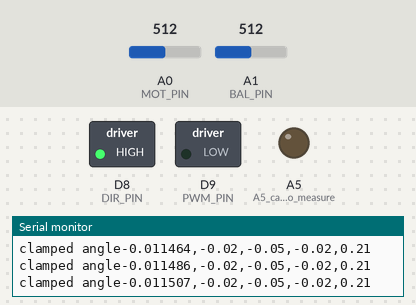
Recording of a sketch running on a simulated Arduino Uno R4 WiFi. Parts: switched loads named in the sketch (green lamp = pin HIGH), output pins drawn as LEDs (lit = HIGH), the last lines printed to the serial monitor. Inputs (shaded band) come from the test bench; at power-on: A1 (BAL_PIN) = 512, A0 (MOT_PIN) = 512.

Above: at 1.5 s.
1.6 s: A1 (BAL_PIN) set to 716
At 4.26 s:
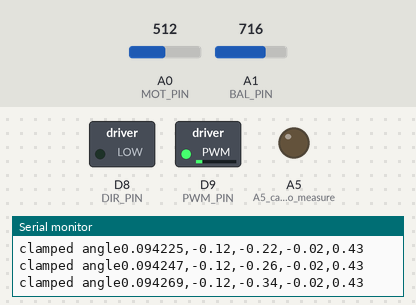
4.6 s: A0 (MOT_PIN) set to 716
At 5.5 s:
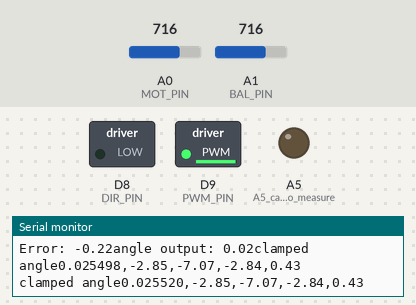
6.1 s: A0 (MOT_PIN) set to 306
At 6.7 s:
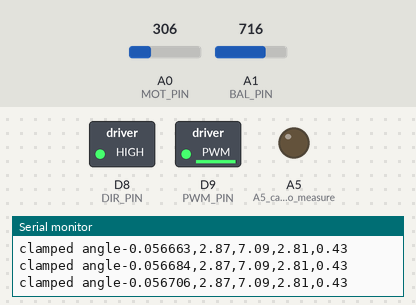
7.6 s: A1 (BAL_PIN) set to 122
10.6 s: A0 (MOT_PIN) set to 511
At 11.8 s:
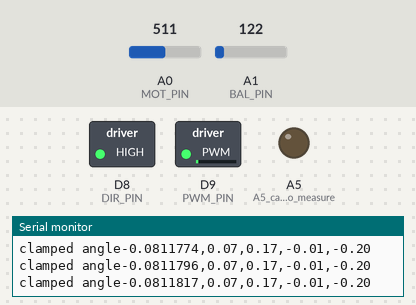
13.6 s: A1 (BAL_PIN) set to 900
Timing chart, 0 to 17.6 s (numbered marks = the images above; inputs shaded):
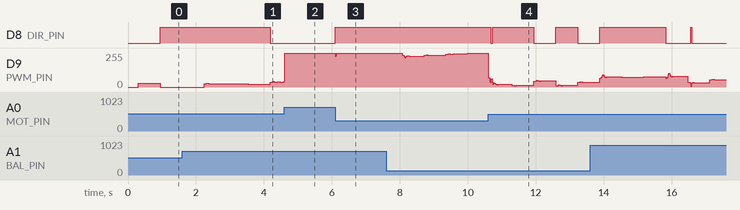

The sketch:

sample_code_R1.ino
```cpp
#include <Arduino.h>
#include "geeWhiz.h"

// ================== Pins ==================
int MOT_PIN = A0;   // motor angle sensor
int BAL_PIN = A1;   // ball position sensor

static constexpr int num_size_outer = 10;
static constexpr int denom_size_outer = 11;
static constexpr int num_size_inner = 6;
static constexpr int denom_size_inner = 7;
double numerator_inner[num_size_inner] = {2.191042856736779 , -1.244715000739053,  0.892620562448263,   0.306902605622103,   0.234368769132498,  -0.197167582568173};
double denominator_inner[denom_size_inner] = {  1.000000000000000,  -0.568099999998879 ,  0.341651128008823 ,  0.028556296287117 ,  0.051161768362048  , 0.029203276104001,   0.008172368274057};
// double numerator_outer[num_size_outer] = {1, -2.013, -0.3267, 3.473, -2.199, -2.214, 3.83, -0.3601, -2.328, 1.138};
// double denominator_outer[denom_size_outer] = {1, -1.782, -0.75, 2.797, -0.4785, -1.442, 0.4939, 0.2962, -0.1165, -0.02184, 0.0057};
double numerator_outer[num_size_outer] = {1, 1.562, -0.9023, -3.541, -2.237, 1.848, 3.283, 0.7058, -1.133, -0.5824};
double denominator_outer[denom_size_outer] = { 1, 1.616, -0.6473, -2.095, -0.6567, 0.2275, 0.1043, 0.1864, 0.2443, 0.1313, 0.026};
// double numerator[num_size] = {5.221, 2.1935, 3.0126, -1.9452};
// double denominator[denom_size] = {1.0f, 0.4237, 0.4461, 0.2606, 0.0789};
float errors_inner[num_size_inner] = {0, 0, 0, 0, 0, 0};
float cont_output_inner[denom_size_inner - 1] = {0, 0, 0, 0, 0, 0};
float errors_outer[num_size_outer] = {0, 0, 0, 0, 0, 0, 0, 0, 0, 0};
float cont_output_outer[denom_size_outer - 1] = {0, 0, 0, 0, 0, 0, 0, 0, 0, 0};

float voltage;

// ================== Setup ==================
void setup() {

  pinMode(A5, OUTPUT);   // A5 can be used to measure cycle time using an oscilloscope by connecting the scope to the Arduino Box Motor Leads
  Serial.begin(115200);
  delay(300);

  geeWhizBegin();
  set_control_interval_ms(100); // 100 ms loop
  setMotorVoltage(0.0f);

  Serial.println("geeWhiz Started");

  voltage = 0;
}

// ================== Loop ==================

static constexpr float Kp = 16.0f;
static constexpr float pi = 3.141592;
static constexpr float m = - pi/ 228;
static constexpr float x = 7.03;
static constexpr float cw_stiction = 0.26;
static constexpr float ccw_stiction = -0.21;

static int outerCnter = 0;

static constexpr float cw_stiction_beam = 0.12;
static constexpr float ccw_stiction_beam = -0.6;
float target = 0.2085;
static constexpr float BEAM_LEN = 0.417;
static constexpr float lever_len = 0.12;
static constexpr float beam_slope = 0.001064;
static constexpr float beam_intercept = -0.33088;
static constexpr float K2 = lever_len / BEAM_LEN;
static constexpr int inner_sampling = 21;
static constexpr int outer_sampling = 10 * inner_sampling;
float angle_output = 0;

void graph_k3(){
  Serial.print(millis());
  Serial.print(",");
  Serial.println(calc_ball_pos(), 3);

}

float calc_ball_pos(){
  int ball = analogRead(BAL_PIN);
  float ball_position = beam_slope * ball + beam_intercept;
  return ball_position;
}

float target_angle = 0;

void  loop() {

  // Proportional Controller
  // float u_z = Kp * err;


  // make sure angle_outputisnt being set in innner loop to 0 after updating // sepearted when the inner lop reads from angle_output

  if(outerCnter == 30){
    angle_output = 0;
    for(int i = num_size_outer - 1; i > 0; i--){
      errors_outer[i] = errors_outer[i-1];
    }
    float err = target-calc_ball_pos();

    Serial.print("Error: ");
    Serial.print(err);
    // Update front of errors array
    errors_outer[0] = err;


    for(int i = denom_size_outer - 2; i > 0; i--){
      cont_output_outer[i] = cont_output_outer[i-1];
    }

    for(int i = 0; i < num_size_outer; i++){
      angle_output += numerator_outer[i] * errors_outer[i];
    }
    for(int i = 1; i < denom_size_outer; i++){
      angle_output -= denominator_outer[i] * cont_output_outer[i];
    }

    angle_output /= denominator_outer[0];
    cont_output_outer[0] = angle_output;
    outerCnter = 0;

    Serial.print("angle output: ");
    Serial.print(angle_output);

  }


  float clamped_angle = angle_output;
  if (clamped_angle > 0.7) {
    clamped_angle = 0.7;
  }
  else if(clamped_angle < -0.7){
    clamped_angle = -0.7;
  }
  Serial.print("clamped angle");
  Serial.print(clamped_angle);

  // Remember to uncomment this
  // Calculate motor_encoder value, and corresponding motor position
  float motor_val = analogRead(MOT_PIN);
  float motor_pos = m * motor_val + x;

  // Calculate Error
  float err = motor_pos - clamped_angle;

  // Move errors back
  for(int i = num_size_inner - 1; i > 0; i--){
    errors_inner[i] = errors_inner[i-1];
  }
  // Update front of errors array
  errors_inner[0] = err;


  for(int i = denom_size_inner - 2; i > 0; i--){
    cont_output_inner[i] = cont_output_inner[i-1];
  }


  float curr_cont_output = 0;

  for(int i = 0; i < num_size_inner; i++){
    curr_cont_output += numerator_inner[i] * errors_inner[i];
  }
  for(int i = 1; i < denom_size_inner; i++){
    curr_cont_output -= denominator_inner[i] * cont_output_inner[i];
  }

  curr_cont_output /= denominator_inner[0];

  if(abs(err) <= 0.02){
    setMotorVoltage(0);
  }
  else{
    if(curr_cont_output > 0){
      setMotorVoltage(curr_cont_output + cw_stiction_beam);
    }
    else{
      setMotorVoltage(curr_cont_output + ccw_stiction_beam);
    }
  }

  cont_output_inner[0] = curr_cont_output;

  delay(inner_sampling);
  outerCnter++;

  // Serial.println("");


  float b_pos = calc_ball_pos();
  Serial.print(millis());
  Serial.print(",");
  Serial.print(err);
  Serial.print(",");
  Serial.print(curr_cont_output);
  Serial.print(",");
  Serial.print(motor_pos);
  Serial.print(",");
  Serial.println(b_pos);
}

// ================== Control ISR ==================
void interval_control_code(void) {
  // ---- Read sensors ----
  // int motor = analogRead(MOT_PIN);
  // int ball  = analogRead(BAL_PIN);

  // digitalWrite(A5,HIGH);   // A5 can be used to measure cycle time using an oscilloscope by connecting the scope to the Arduino Box Motor Leads
  // Serial.print(ball);
  // Serial.print(",");
  // Serial.println(motor);
  // digitalWrite(A5,LOW);   // A5 can be used to measure cycle time using an oscilloscope by connecting the scope to the Arduino Box Motor Leads

}
```

geeWhiz.cpp
```cpp
#include "geeWhiz.h"
#include <pwm.h>        // UNO R4 PWM helper
#include <FspTimer.h>   // UNO R4 timer helper

// ---- Pins & constants ----
static constexpr uint8_t PWM_PIN  = D9;       // motor PWM
static constexpr uint8_t DIR_PIN  = D8;       // direction
static constexpr float    VMAX     = 6.0f;    // ±6 V saturator
static constexpr float    PWM_HZ   = 24000.0f;
static constexpr float    DUTY_MAX = 99.2f;   // avoid true 100%
static constexpr float    DUTY_MIN = 0.0f;

// ---- Objects ----
static PwmOut   motorPWM(PWM_PIN);  // GPT-backed PWM for D9
static FspTimer controlTimer;       // separate GPT for the control ISR

// ---- ISR adapter ----
static void timer_cb_adapter(timer_callback_args_t *) {
  if (interval_control_code) { interval_control_code(); return; }
  if (intervalControlCode)   { intervalControlCode();   return; }
  // neither defined -> do nothing
}

// ---- API ----
void geeWhizBegin() {
  pinMode(DIR_PIN, OUTPUT);
  digitalWrite(DIR_PIN, LOW);

  // Start 24 kHz PWM on D9 at 0% duty
  motorPWM.begin(PWM_HZ, 0.0f);
}

void setMotorVoltage(float volts) {
  // Saturate to ±6 V
  if (volts >  VMAX) volts =  VMAX;
  if (volts < -VMAX) volts = -VMAX;

  // Direction and duty
  digitalWrite(DIR_PIN, (volts >= 0.0f) ? HIGH : LOW);
  float duty = (fabsf(volts) / VMAX) * 100.0f;
  if (duty > DUTY_MAX) duty = DUTY_MAX;
  if (duty < DUTY_MIN) duty = DUTY_MIN;

  motorPWM.pulse_perc(duty);
}

void set_control_interval_ms(uint16_t interval_ms) {
  if (interval_ms == 0) interval_ms = 1;
  const float freq_hz = 1000.0f / (float)interval_ms;

  // Use a GPT timer (don’t touch AGT: it’s used by Arduino timebase)
  uint8_t timer_type = GPT_TIMER;
  int8_t  tindex     = FspTimer::get_available_timer(timer_type); // prefer non-PWM GPT

  bool forced = false;
  if (tindex < 0) {
    // As a fallback, allow using a PWM-reserved GPT if needed
    tindex = FspTimer::get_available_timer(timer_type, true);
    forced = (tindex >= 0);
  }
  if (tindex < 0) return;           // no timer available

  if (forced) {
    // Permit using a PWM-reserved GPT *for the timer only*.
    // PwmOut(D9) will keep its own GPT channel; FspTimer will pick a different one.
    FspTimer::force_use_of_pwm_reserved_timer();
  }

  // Begin periodic timer -> IRQ -> open -> start (open is REQUIRED)
  if (!controlTimer.begin(TIMER_MODE_PERIODIC, timer_type, tindex, freq_hz, 0.0f, timer_cb_adapter)) return;
  if (!controlTimer.setup_overflow_irq()) return;
  if (!controlTimer.open()) return;
  controlTimer.start();
}
```

geeWhiz.h
```cpp
#pragma once
#include <Arduino.h>

// Init motor outputs: D9 PWM @ 24 kHz, D8 DIR
void geeWhizBegin();

// Drive motor with voltage command in ±6 V (saturated)
void setMotorVoltage(float volts);

// Start a periodic ISR at 'interval_ms' using a GPT timer (no PWM conflict)
void set_control_interval_ms(uint16_t interval_ms);

// Your sketch must define ONE of these names (either is accepted)
extern "C" void interval_control_code(void) __attribute__((weak));
extern "C" void intervalControlCode(void) __attribute__((weak));
```

Measured:
- after the input at 1.6 s, D8 (DIR_PIN): HIGH → LOW after 2.6 s instead of 0.64 s
- after the input at 6.1 s, D8 (DIR_PIN): LOW → HIGH at once; D9 (PWM_PIN): 252/255 → 231/255 at once, → 237/255 0.02 s later, → 252/255 0.02 s later
- after the input at 10.6 s, D8 (DIR_PIN): goes LOW 0.06 s, HIGH 1.2 s, LOW 0.65 s, HIGH 0.65 s, then LOW, starting after 0.07 s
